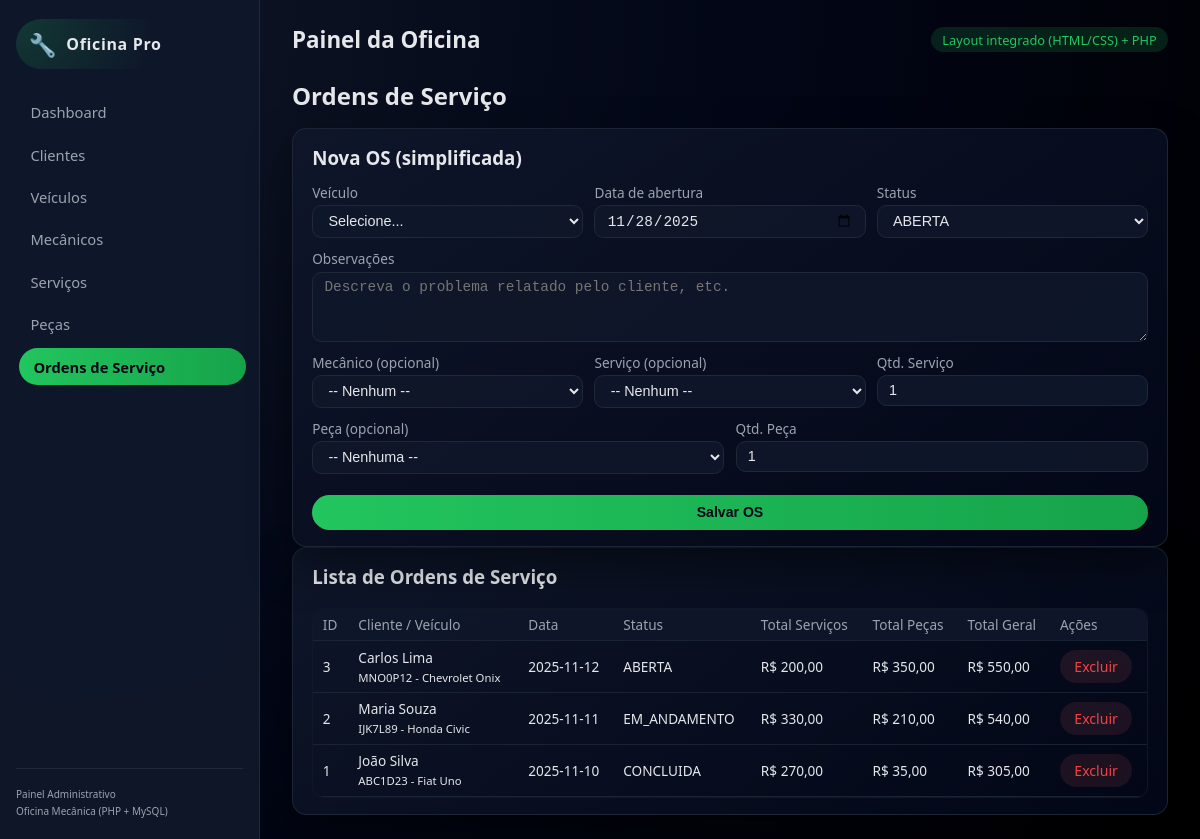
The page /index.php?page=os on the database its author committed.
### tables this page shows
CREATE TABLE ordens_servico (
  id_os           INT AUTO_INCREMENT PRIMARY KEY,
  id_veiculo      INT NOT NULL,
  data_abertura   DATE NOT NULL,
  data_fechamento DATE NULL,
  status          ENUM('ABERTA','EM_ANDAMENTO','CONCLUIDA','CANCELADA')
                  DEFAULT 'ABERTA',
  observacoes     TEXT,
  CONSTRAINT fk_os_veiculo
    FOREIGN KEY (id_veiculo)
    REFERENCES veiculos (id_veiculo)
    ON DELETE RESTRICT
    ON UPDATE CASCADE
);

CREATE TABLE clientes (
  id_cliente INT AUTO_INCREMENT PRIMARY KEY,
  nome       VARCHAR(100) NOT NULL,
  telefone   VARCHAR(20),
  email      VARCHAR(100),
  cpf        VARCHAR(14),
  endereco   VARCHAR(150)
);

CREATE TABLE veiculos (
  id_veiculo INT AUTO_INCREMENT PRIMARY KEY,
  id_cliente INT NOT NULL,
  placa      VARCHAR(10) NOT NULL UNIQUE,
  modelo     VARCHAR(60) NOT NULL,
  ano        SMALLINT,
  cor        VARCHAR(30),
  CONSTRAINT fk_veiculo_cliente
    FOREIGN KEY (id_cliente)
    REFERENCES clientes (id_cliente)
    ON DELETE RESTRICT
    ON UPDATE CASCADE
);

### pages/os.php (the view, shortened to what this page needs)
<?php
$sql = "
SELECT
  os.id_os,
  os.data_abertura,
  os.status,
  os.observacoes,
  v.placa,
  v.modelo,
  c.nome AS cliente,
  IFNULL((SELECT SUM(subtotal) FROM os_servicos s WHERE s.id_os = os.id_os),0) AS total_servicos,
  IFNULL((SELECT SUM(subtotal) FROM os_pecas p WHERE p.id_os = os.id_os),0) AS total_pecas
FROM ordens_servico os
JOIN veiculos v ON v.id_veiculo = os.id_veiculo
JOIN clientes c ON c.id_cliente = v.id_cliente
ORDER BY os.id_os DESC
";
$ordens = $pdo->query($sql)->fetchAll();
function formatMoneyBR($v) {
    return number_format((float)$v, 2, ',', '.');
}
?>
<div class="section-header">
  <h2>Ordens de Serviço</h2>
</div>
<div class="card form-card">
  <h3>Nova OS (simplificada)</h3>
  <form method="post">
    <div class="grid-3">
      <div class="form-group">
        <label>Veículo</label>
        <select name="id_veiculo" required>
          <option value="">Selecione...</option>
        </select>
      </div>
      <div class="form-group">
        <label>Data de abertura</label>
        <input type="date" name="data_abertura"
               value="<?php echo date('Y-m-d'); ?>" required>
      </div>
      <div class="form-group">
        <label>Status</label>
        <select name="status">
          <option value="ABERTA">ABERTA</option>
        </select>
      </div>
    </div>
    <div class="form-group">
      <label>Observações</label>
      <textarea name="observacoes" placeholder="Descreva o problema relatado pelo cliente, etc."></textarea>
    </div>
    <div class="grid-3">
      <div class="form-group">
        <label>Mecânico (opcional)</label>
        <select name="id_mecanico">
          <option value="0">-- Nenhum --</option>
        </select>
      </div>
      <div class="form-group">
        <label>Serviço (opcional)</label>
        <select name="id_servico">
          <option value="0">-- Nenhum --</option>
        </select>
      </div>
      <div class="form-group">
        <label>Qtd. Serviço</label>
        <input type="number" name="qtd_servico" min="1" value="1">
      </div>
    </div>
    <div class="grid-3">
      <div class="form-group">
        <label>Peça (opcional)</label>
        <select name="id_peca">
          <option value="0">-- Nenhuma --</option>
        </select>
      </div>
      <div class="form-group">
        <label>Qtd. Peça</label>
        <input type="number" name="qtd_peca" min="1" value="1">
      </div>
    </div>
    <button type="submit" class="btn primary big">Salvar OS</button>
  </form>
</div>
<div class="card">
  <h3>Lista de Ordens de Serviço</h3>
  <div class="table-wrapper">
    <table>
      <thead>
        <tr>
          <th>ID</th>
          <th>Cliente / Veículo</th>
          <th>Data</th>
          <th>Status</th>
          <th>Total Serviços</th>
          <th>Total Peças</th>
          <th>Total Geral</th>
          <th>Ações</th>
        </tr>
      </thead>
      <tbody>
        <?php foreach ($ordens as $os):
          $totalServ = $os['total_servicos'];
          $totalPec  = $os['total_pecas'];
          $totalGeral= $totalServ + $totalPec;
        ?>
          <tr>
            <td><?php echo $os['id_os']; ?></td>
            <td>
              <?php echo htmlspecialchars($os['cliente']); ?><br>
              <small><?php echo htmlspecialchars($os['placa'] . ' - ' . $os['modelo']); ?></small>
            </td>
            <td><?php echo htmlspecialchars($os['data_abertura']); ?></td>
            <td><?php echo htmlspecialchars($os['status']); ?></td>
            <td>R$ <?php echo formatMoneyBR($totalServ); ?></td>
            <td>R$ <?php echo formatMoneyBR($totalPec); ?></td>
            <td>R$ <?php echo formatMoneyBR($totalGeral); ?></td>
            <td>
              <a class="btn danger" href="index.php?page=os&delete=<?php echo $os['id_os']; ?>"
                 onclick="return confirm('Deseja realmente excluir esta OS?');">
                Excluir
              </a>
            </td>
          </tr>
        <?php endforeach; ?>
      </tbody>
    </table>
  </div>
</div>

### style.css (style rules this page uses)
:root { --bg: #0f172a; --bg-soft: #111827; --card: #020617; --accent: #22c55e; --accent-soft: rgba(34,197,94,0.15); --text: #e5e7eb; --text-soft: #9ca3af; --danger: #ef4444; --border: #1f2937; --radius: 0.9rem; --shadow: 0 18px 45px rgba(0,0,0,0.45); --transition: 0.2s ease; --font: system-ui, -apple-system, BlinkMacSystemFont, "SF Pro Text", "Segoe UI", sans-serif; }
* { box-sizing: border-box; }
body { margin: 0; font-family: var(--font); background: radial-gradient(circle at top left, #111827, #020617 50%, #000 100%); color: var(--text); }
.section-header { display: flex; justify-content: space-between; align-items: center; margin-bottom: 1rem; }
.section-header h2 { margin: 0; }
.card { background: linear-gradient(145deg, rgba(15,23,42,0.95), #020617); border-radius: var(--radius); border: 1px solid rgba(31,41,55,0.9); box-shadow: var(--shadow); padding: 1rem 1.2rem; }
.card h3 { margin-top: 0; }
.form-card { position: relative; }
.form-card h3 { margin-top: 0; margin-bottom: 0.8rem; }
.form-group { margin-bottom: 0.7rem; display: flex; flex-direction: column; gap: 0.2rem; }
label { font-size: 0.85rem; color: var(--text-soft); }
input, select, textarea { border-radius: 0.6rem; border: 1px solid var(--border); background: rgba(15,23,42,0.9); padding: 0.4rem 0.7rem; color: var(--text); font-size: 0.9rem; outline: none; transition: var(--transition); }
textarea { min-height: 70px; resize: vertical; }
.btn { border-radius: 999px; border: none; padding: 0.45rem 0.9rem; font-size: 0.88rem; cursor: pointer; transition: var(--transition); text-decoration: none; display: inline-block; }
.btn.primary { background: linear-gradient(90deg, #22c55e, #16a34a); color: #020617; font-weight: 600; }
.btn.danger { background: rgba(248,113,113,0.1); color: var(--danger); }
.btn.big { margin-top: 0.6rem; width: 100%; padding: 0.6rem; }
.table-wrapper { margin-top: 0.5rem; max-height: 400px; overflow: auto; border-radius: 0.7rem; border: 1px solid #111827; }
table { width: 100%; border-collapse: collapse; font-size: 0.85rem; }
thead { background: rgba(15,23,42,0.95); position: sticky; top: 0; z-index: 1; }
th, td { padding: 0.4rem 0.6rem; border-bottom: 1px solid rgba(31,41,55,0.8); }
th { text-align: left; color: var(--text-soft); font-weight: 500; }
.grid-3 { display: grid; grid-template-columns: repeat(auto-fit, minmax(160px, 1fr)); gap: 0.7rem; }

### rows shown on the page
ordens_servico: id_os "3", clientes.nome "Carlos Lima", id_veiculo.modelo "MNO0P12 - Chevrolet Onix", data_abertura "2025-11-12", status "ABERTA", totalServ "200,00", totalPec "350,00", totalGeral "550,00"
ordens_servico: id_os "2", clientes.nome "Maria Souza", id_veiculo.modelo "IJK7L89 - Honda Civic", data_abertura "2025-11-11", status "EM_ANDAMENTO", totalServ "330,00", totalPec "210,00", totalGeral "540,00"
ordens_servico: id_os "1", clientes.nome "João Silva", id_veiculo.modelo "ABC1D23 - Fiat Uno", data_abertura "2025-11-10", status "CONCLUIDA", totalServ "270,00", totalPec "35,00", totalGeral "305,00"
